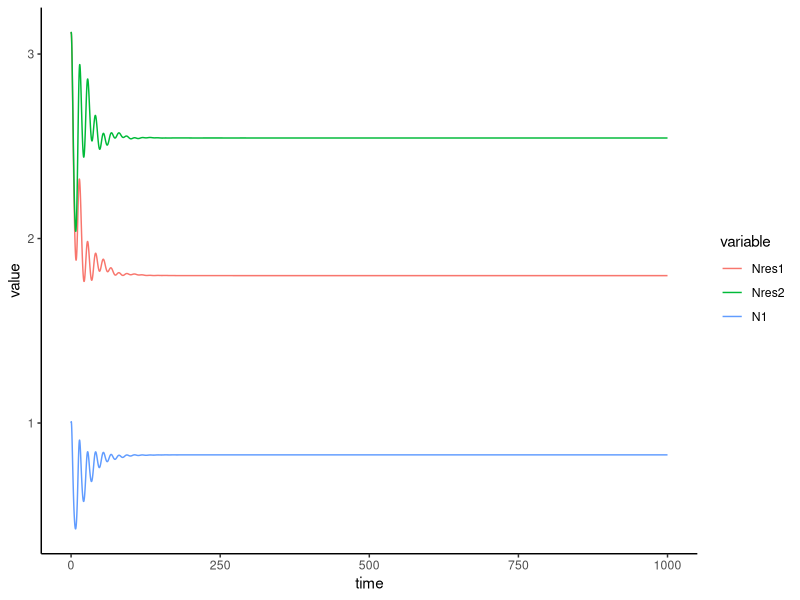

Write the R code that produced this figure.
library(ggplot2)
library(tensor)
library(future)
library(parallel)
library(deSolve)
library(tibble)
library(tidyr)
library(dplyr)
library(reshape2)

set.seed(1)

model_res = 
  \(t, state, params){
    R = state[1:2]
    N = state[-(1:2)]
    dRdt = with(params, R * (r * (1 - R / K) - t(C) %*% N))
    dNdt = with(params, N * (C %*% R - d))
    return(list(c(dRdt,dNdt)))
  }

model_inv = 
  \(t, state, params){
    R = state[1:2]
    N = state[-(1:2)]
    dRdt = with(params, R * (r * (1 - R / K) - t(C) %*% N))
    dNdt = with(params, N * (C %*% R - d)) + I
    return(list(c(dRdt,dNdt)))
  }

nresident = 2
ninvader = 1
nresource = 2
res_c = matrix(c(.2, .1, .1, .2), nrow = nresident, ncol = nresource)
inv_c = c(.4, .3)

res_d = c(.2, .2)
inv_d = inv_c[1] * (res_c[2,2] * res_d[1] - res_c[1,2] * res_d[2]) / (res_c[1,1] * res_c[2,2] - res_c[1,2] * res_c[2,1]) + inv_c[2] * (res_c[1,1] * res_d[2] - res_c[2,1] * res_d[1]) / (res_c[1,1] * res_c[2,2] - res_c[1,2] * res_c[2,1])
inv_d = inv_d + .001
C = rbind(res_c, inv_c)
d = c(res_d, inv_d)
r = c(1, 1)
K = c(10, 10)
I = c(.05, .05, .05)

params = list(
  r = r,
  K = K,
  C = C,
  d = d,
  I = I
)

init_state = c(rep(10, length(r)), rep(10, length(res_d)))
initialize = ode(y = init_state, times = seq(0, 10000, by = .1), func = model_res, parms = list(r = r, K = K, C = res_c, d = res_d))
resident_eql = tail(initialize, 1)[-1]

invader_init = 1
new_init_state = c(resident_eql, invader_init)

sim = ode(y = new_init_state, times = seq(0, 1000, by = .1), func = model_inv, parms = params) |>
  as.data.frame()

colnames(sim) = c('time', 'R1', 'R2', 'Nres1', 'Nres2', paste0('N', 1:ninvader))

#t_extinct = min(filter(sim, N1 < .01)$time)

sim.df = as.data.frame(sim)
spec.abuns = sim.df[-(2:3)]
abuns.df = melt(spec.abuns, id.vars='time')
p <- ggplot(abuns.df, aes(time, value, color = variable)) + geom_line() + theme_classic()
print(p)
